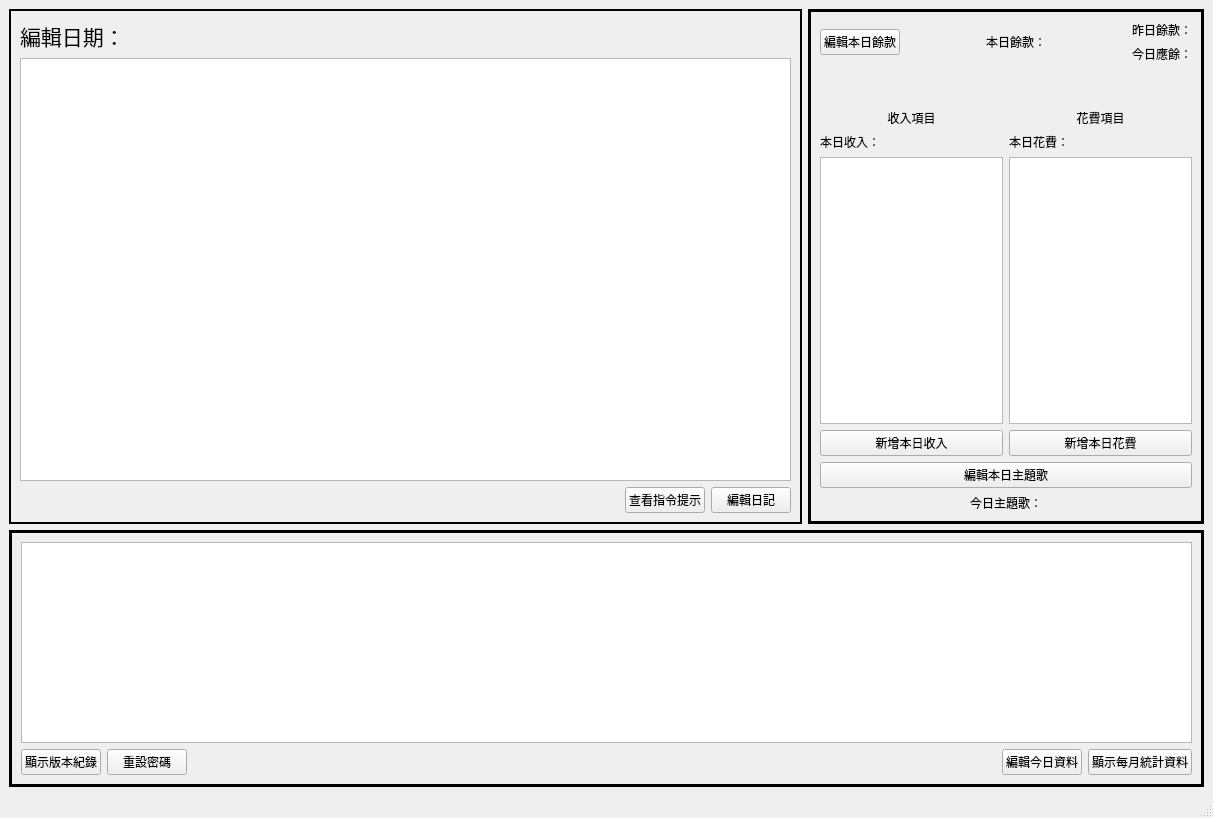
<?xml version="1.0" encoding="UTF-8"?>
<ui version="4.0">
 <class>mainWindow</class>
 <widget class="QMainWindow" name="mainWindow">
  <property name="geometry">
   <rect>
    <x>0</x>
    <y>0</y>
    <width>1213</width>
    <height>818</height>
   </rect>
  </property>
  <property name="sizePolicy">
   <sizepolicy hsizetype="Expanding" vsizetype="Expanding">
    <horstretch>0</horstretch>
    <verstretch>0</verstretch>
   </sizepolicy>
  </property>
  <property name="windowTitle">
   <string>MainWindow</string>
  </property>
  <widget class="QWidget" name="centralwidget">
   <layout class="QVBoxLayout" name="verticalLayout_4" stretch="2,1">
    <item>
     <layout class="QHBoxLayout" name="horizontalLayout" stretch="2,1">
      <item>
       <widget class="QFrame" name="frame_2">
        <property name="sizePolicy">
         <sizepolicy hsizetype="Preferred" vsizetype="Preferred">
          <horstretch>0</horstretch>
          <verstretch>0</verstretch>
         </sizepolicy>
        </property>
        <property name="frameShape">
         <enum>QFrame::Box</enum>
        </property>
        <property name="frameShadow">
         <enum>QFrame::Plain</enum>
        </property>
        <property name="lineWidth">
         <number>2</number>
        </property>
        <layout class="QVBoxLayout" name="verticalLayout" stretch="1">
         <item>
          <layout class="QVBoxLayout" name="verticalLayout_3">
           <item>
            <widget class="QLabel" name="editDayLabel">
             <property name="font">
              <font>
               <family>微軟正黑體</family>
               <pointsize>16</pointsize>
              </font>
             </property>
             <property name="text">
              <string>編輯日期：</string>
             </property>
            </widget>
           </item>
           <item>
            <widget class="QTextBrowser" name="todayDiaryTextBrowser">
             <property name="font">
              <font>
               <family>假粉圓</family>
              </font>
             </property>
             <property name="verticalScrollBarPolicy">
              <enum>Qt::ScrollBarAlwaysOff</enum>
             </property>
             <property name="horizontalScrollBarPolicy">
              <enum>Qt::ScrollBarAlwaysOff</enum>
             </property>
             <property name="readOnly">
              <bool>true</bool>
             </property>
            </widget>
           </item>
           <item>
            <layout class="QHBoxLayout" name="horizontalLayout_5">
             <item>
              <spacer name="horizontalSpacer_2">
               <property name="orientation">
                <enum>Qt::Horizontal</enum>
               </property>
               <property name="sizeHint" stdset="0">
                <size>
                 <width>40</width>
                 <height>20</height>
                </size>
               </property>
              </spacer>
             </item>
             <item>
              <widget class="QPushButton" name="cmdTipsBtn">
               <property name="text">
                <string>查看指令提示</string>
               </property>
              </widget>
             </item>
             <item>
              <widget class="QPushButton" name="editTodayDiaryBtn">
               <property name="text">
                <string>編輯日記</string>
               </property>
              </widget>
             </item>
            </layout>
           </item>
          </layout>
         </item>
        </layout>
       </widget>
      </item>
      <item>
       <widget class="QFrame" name="frame">
        <property name="contextMenuPolicy">
         <enum>Qt::DefaultContextMenu</enum>
        </property>
        <property name="frameShape">
         <enum>QFrame::Panel</enum>
        </property>
        <property name="frameShadow">
         <enum>QFrame::Plain</enum>
        </property>
        <property name="lineWidth">
         <number>3</number>
        </property>
        <layout class="QVBoxLayout" name="verticalLayout_2" stretch="0,0,5,0,0">
         <item>
          <layout class="QHBoxLayout" name="horizontalLayout_6" stretch="0,1,0">
           <item>
            <widget class="QPushButton" name="editTodayMoney">
             <property name="text">
              <string>編輯本日餘款</string>
             </property>
            </widget>
           </item>
           <item>
            <widget class="QLabel" name="todayMoneyLabel">
             <property name="text">
              <string>本日餘款：</string>
             </property>
             <property name="alignment">
              <set>Qt::AlignCenter</set>
             </property>
            </widget>
           </item>
           <item>
            <layout class="QVBoxLayout" name="verticalLayout_8">
             <item>
              <widget class="QLabel" name="yestMoneyLabel">
               <property name="text">
                <string>昨日餘款：</string>
               </property>
              </widget>
             </item>
             <item>
              <widget class="QLabel" name="todayShouldMoneyLabel">
               <property name="text">
                <string>今日應餘：</string>
               </property>
              </widget>
             </item>
            </layout>
           </item>
          </layout>
         </item>
         <item>
          <spacer name="verticalSpacer">
           <property name="orientation">
            <enum>Qt::Vertical</enum>
           </property>
           <property name="sizeHint" stdset="0">
            <size>
             <width>20</width>
             <height>40</height>
            </size>
           </property>
          </spacer>
         </item>
         <item>
          <layout class="QHBoxLayout" name="horizontalLayout_3">
           <item>
            <layout class="QVBoxLayout" name="verticalLayout_7">
             <item>
              <widget class="QLabel" name="label_2">
               <property name="text">
                <string>收入項目</string>
               </property>
               <property name="alignment">
                <set>Qt::AlignCenter</set>
               </property>
              </widget>
             </item>
             <item>
              <widget class="QLabel" name="todayIncomeLabel">
               <property name="text">
                <string>本日收入：</string>
               </property>
              </widget>
             </item>
             <item>
              <widget class="QListView" name="todayIncomeListview"/>
             </item>
             <item>
              <widget class="QPushButton" name="addIncomeBtn">
               <property name="text">
                <string>新增本日收入</string>
               </property>
              </widget>
             </item>
            </layout>
           </item>
           <item>
            <layout class="QVBoxLayout" name="verticalLayout_6">
             <item>
              <widget class="QLabel" name="label">
               <property name="text">
                <string>花費項目</string>
               </property>
               <property name="alignment">
                <set>Qt::AlignCenter</set>
               </property>
              </widget>
             </item>
             <item>
              <widget class="QLabel" name="todayCostLabel">
               <property name="text">
                <string>本日花費：</string>
               </property>
              </widget>
             </item>
             <item>
              <widget class="QListView" name="todayCostListview"/>
             </item>
             <item>
              <widget class="QPushButton" name="addCostBtn">
               <property name="text">
                <string>新增本日花費</string>
               </property>
              </widget>
             </item>
            </layout>
           </item>
          </layout>
         </item>
         <item>
          <layout class="QHBoxLayout" name="horizontalLayout_4">
           <item>
            <widget class="QPushButton" name="editTodaySong">
             <property name="text">
              <string>編輯本日主題歌</string>
             </property>
            </widget>
           </item>
          </layout>
         </item>
         <item>
          <widget class="QLabel" name="todaySongLabel">
           <property name="text">
            <string>今日主題歌：</string>
           </property>
           <property name="alignment">
            <set>Qt::AlignCenter</set>
           </property>
          </widget>
         </item>
        </layout>
       </widget>
      </item>
     </layout>
    </item>
    <item>
     <widget class="QFrame" name="frame_3">
      <property name="sizePolicy">
       <sizepolicy hsizetype="Expanding" vsizetype="Expanding">
        <horstretch>0</horstretch>
        <verstretch>0</verstretch>
       </sizepolicy>
      </property>
      <property name="frameShape">
       <enum>QFrame::Box</enum>
      </property>
      <property name="frameShadow">
       <enum>QFrame::Plain</enum>
      </property>
      <property name="lineWidth">
       <number>3</number>
      </property>
      <layout class="QVBoxLayout" name="verticalLayout_5">
       <item>
        <widget class="QListView" name="allDayListview"/>
       </item>
       <item>
        <layout class="QHBoxLayout" name="horizontalLayout_2">
         <item>
          <widget class="QPushButton" name="showVersionLogBtn">
           <property name="text">
            <string>顯示版本紀錄</string>
           </property>
          </widget>
         </item>
         <item>
          <widget class="QPushButton" name="setPasswordBtn">
           <property name="text">
            <string>重設密碼</string>
           </property>
          </widget>
         </item>
         <item>
          <spacer name="horizontalSpacer">
           <property name="orientation">
            <enum>Qt::Horizontal</enum>
           </property>
           <property name="sizeHint" stdset="0">
            <size>
             <width>40</width>
             <height>20</height>
            </size>
           </property>
          </spacer>
         </item>
         <item>
          <widget class="QPushButton" name="editTodayDataBtn">
           <property name="text">
            <string>編輯今日資料</string>
           </property>
          </widget>
         </item>
         <item>
          <widget class="QPushButton" name="showMonthlyDataBtn">
           <property name="text">
            <string>顯示每月統計資料</string>
           </property>
          </widget>
         </item>
        </layout>
       </item>
      </layout>
     </widget>
    </item>
   </layout>
  </widget>
  <widget class="QStatusBar" name="statusbar"/>
 </widget>
 <resources/>
 <connections/>
</ui>
